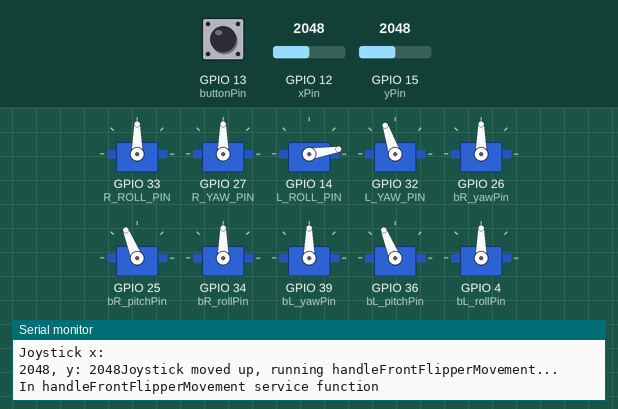
Simulated run of this sketch. Board: ESP32. On the bench: 10 × servo, the last lines printed to the serial monitor. The inputs (shaded band) are chosen by the test bench; at power-on: GPIO 15 (yPin) = 2048, GPIO 12 (xPin) = 2048, GPIO 13 (buttonPin) HIGH.

Above: at 7.1 s.
7.2 s: GPIO 15 (yPin) set to 2866
At 12.01 s:
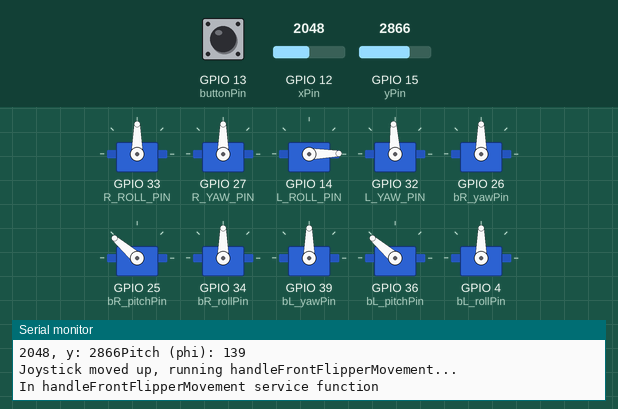
13.6 s: GPIO 12 (xPin) set to 2866
At 19.8 s:
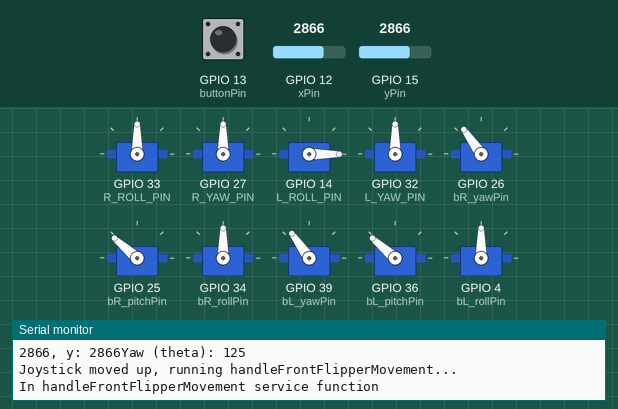
19.9 s: GPIO 12 (xPin) set to 3603
At 25.7 s:
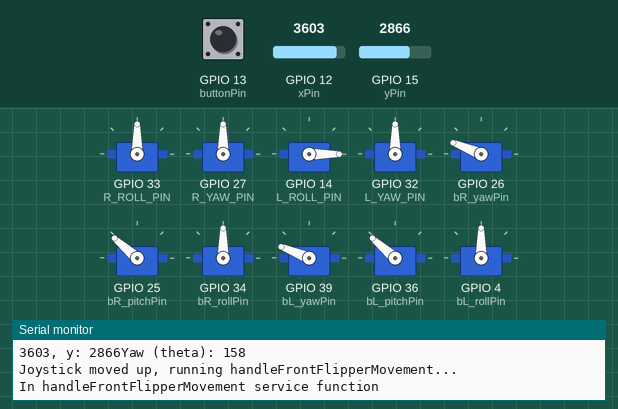
26.2 s: GPIO 15 (yPin) set to 3603
At 30.8 s:
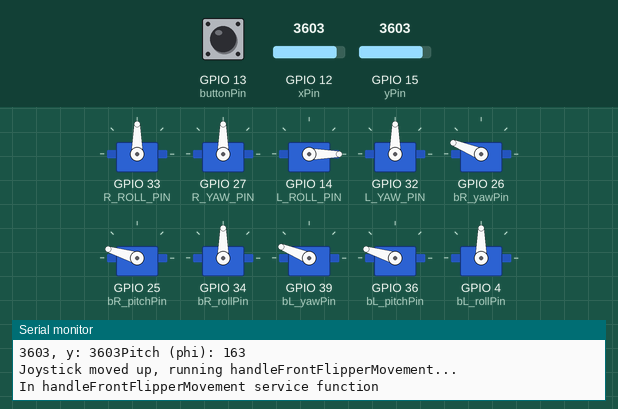
32.5 s: GPIO 12 (xPin) set to 4095
At 35.8 s:
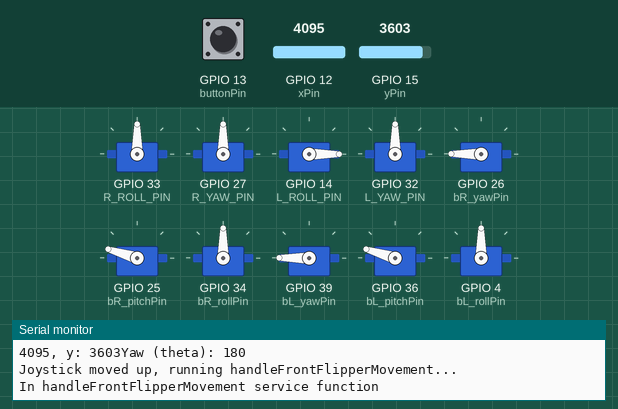
38.8 s: GPIO 15 (yPin) set to 4095
At 47.2 s:
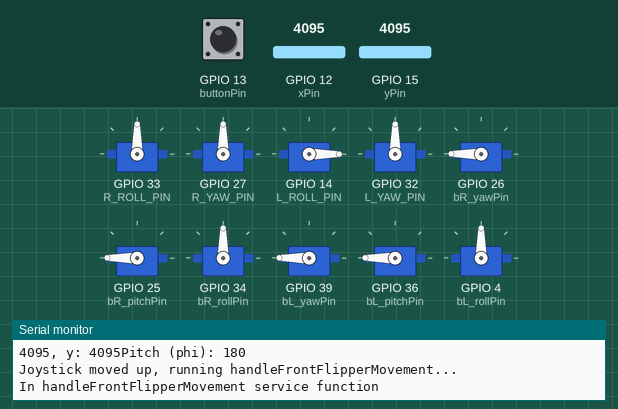
Timing chart, 0 to 51.9 s (numbered marks = the images above; inputs shaded):
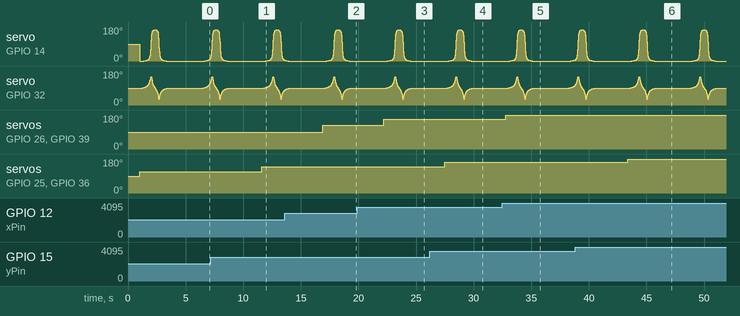

Measured:
- after the input at 7.2 s, servo on GPIO 25 (bR_pitchPin), servo on GPIO 36 (bL_pitchPin): 112° → 139° after 4.4 s
- after the input at 13.6 s, servo on GPIO 26 (bR_yawPin), servo on GPIO 39 (bL_yawPin): 90° → 125° after 3.3 s
- after the input at 19.9 s, servo on GPIO 26 (bR_yawPin), servo on GPIO 39 (bL_yawPin): 125° → 158° after 2.3 s
- after the input at 26.2 s, servo on GPIO 25 (bR_pitchPin), servo on GPIO 36 (bL_pitchPin): 139° → 163° after 1.3 s
- after the input at 32.5 s, servo on GPIO 26 (bR_yawPin), servo on GPIO 39 (bL_yawPin): 158° → 180° after 0.29 s
- after the input at 38.8 s, servo on GPIO 25 (bR_pitchPin), servo on GPIO 36 (bL_pitchPin): 163° → 180° after 4.6 s

The sketch:

all_flippers_joystick_control.ino
```cpp
#include <ESP32Servo.h>

// replace end servos for joystick pins for now

////////////////////////////////////
////// SETUP FRONT FLIPPERS ////////
Servo R_roll_servo; // object representing actual servo
Servo R_yaw_servo;
// Servo R_pitch_servo;
const int R_ROLL_PIN = 33; // base servo, connected to body
const int R_YAW_PIN = 27; // middle servo
// const int R_PITCH_PIN = 12; // end servo, connected to flipper

Servo L_roll_servo;
Servo L_yaw_servo;
// Servo L_pitch_servo;
const int L_ROLL_PIN = 14; // base servo, connected to body
const int L_YAW_PIN = 32; // middle servo
// const int L_PITCH_PIN = 15; // end servo, connected to flipper

const int steps = 200;
const float pi = 3.14159;

float pitchAngles[steps];
float yawAngles[steps];

// Ellipse dimensions (in virtual mm space)
float a = 80.0;   // major axis (pitch direction)
float b = 25.0;   // minor axis (yaw direction)
float c = 20.0;   // vertical depth arc to create the "C" shape

int total_time = 0; // total time needed for the path

////////////////////////////////////
////// SETUP BACK FLIPPERS /////////
const int bR_yawPin = 26; // might not be the actual order
const int bR_pitchPin = 25;
const int bR_rollPin = 34;

Servo bR_yawServo;
Servo bR_pitchServo;
Servo bR_rollServo;

const int bL_yawPin = 39;
const int bL_pitchPin = 36;
const int bL_rollPin = 4;

Servo bL_yawServo;
Servo bL_pitchServo;
Servo bL_rollServo;

////////////////////////////////////
////// SETUP JOYSTICK //////////////
const int xPin = 12;
const int yPin = 15;

const int buttonPin = 13;
// int lastButtonState = false;
volatile bool buttonIsPressed = false;

const int deadZone = 100;  // joystick values within this range from middle will be ignored

// previous servo positions
int prevYaw = -1;
int prevPitch = -1;

// joystick reading
int xValue, yValue, xMovement, yMovement, yaw, pitch;

////////////////////////////////////
// timer interrupt (lab 2)
hw_timer_t *timer = NULL;
volatile bool interruptCounter = false;
int totalInterrupts = 0;
portMUX_TYPE timerMux = portMUX_INITIALIZER_UNLOCKED;

void IRAM_ATTR timerISR() { // event checker
  portENTER_CRITICAL_ISR(&timerMux);
  interruptCounter = true;
  portEXIT_CRITICAL_ISR(&timerMux);
}

void TimerInterruptInit() {
  timer = timerBegin(1000000); // 1 MHz
  timerAttachInterrupt(timer, &timerISR);
  timerAlarm(timer, 1000000, true, 0);
}

void IRAM_ATTR btn_isr() {  // the function to be called when interrupt is triggered
  buttonIsPressed = true;
}

void setup() {
  Serial.begin(115200);

  // front flippers
  R_roll_servo.attach(R_ROLL_PIN);
  R_yaw_servo.attach(R_YAW_PIN);
  // R_pitch_servo.attach(R_PITCH_PIN);

  L_roll_servo.attach(L_ROLL_PIN);
  L_yaw_servo.attach(L_YAW_PIN);
  // L_pitch_servo.attach(L_PITCH_PIN);

  generatePath(); // Generate the path for the servos

  // back flippers
  bR_yawServo.setPeriodHertz(50);
  bR_yawServo.attach(bR_yawPin);

  bR_pitchServo.setPeriodHertz(50);
  bR_pitchServo.attach(bR_pitchPin);

  bR_rollServo.setPeriodHertz(50);
  bR_rollServo.attach(bR_rollPin);

  bL_yawServo.setPeriodHertz(50);
  bL_yawServo.attach(bL_yawPin);

  bL_pitchServo.setPeriodHertz(50);
  bL_pitchServo.attach(bL_pitchPin);

  bL_rollServo.setPeriodHertz(50);
  bL_rollServo.attach(bL_rollPin);

  pinMode(buttonPin, INPUT);
  attachInterrupt(buttonPin, btn_isr, FALLING);

  Serial.println("Enter yaw (theta), pitch (phi), and roll degrees (0-180) in format: yaw pitch roll");

  TimerInterruptInit();
}

void loop() {
  if (interruptCounter) { // if timer is interrupted every 50ms
    portENTER_CRITICAL(&timerMux);
    interruptCounter = false;  // Reset the flag to false
    portEXIT_CRITICAL(&timerMux);

    // Read joystick values
    xValue = analogRead(xPin);
    yValue = analogRead(yPin);

    // Check if the joystick is in the dead zone or not for both X and Y
    xMovement = abs(xValue - 3000) > deadZone ? 1 : 0;
    yMovement = abs(yValue - 3100) > deadZone ? 1 : 0;

    // button state (0 pressed, 1 released)
    // int buttonState = digitalRead(buttonPin); // event checker
    // if (buttonState != lastButtonState) {
    //   lastButtonState = buttonState;
    // }

    handleButtonState(event_ButtonPressed()); // service function
  }
}

// Function to handle button state and joystick input or serial input
void handleButtonState(int buttonState) {
  Serial.println("In handleButtonState event checker");
  switch (buttonState) { // case switch block
    case LOW:  // button pressed
      Serial.println("Button is pressed");
      // Handle joystick movement for yaw and pitch
      handleJoystickMovement(xMovement, yMovement, xValue, yValue); // service function
      break;

    case HIGH:  // button not pressed
      Serial.println("Button is not pressed");
      handleSerialInput(); //service function
      break;
  }
}

bool event_ButtonPressed() {
  if (buttonIsPressed == true) {
    buttonIsPressed = false;
    return true;
  } else {
    return false;
  }
}
// int checkJoystickMovement(int joystickValue) { // event checker
//   Serial.println("In checkJoystickMovement");
//   return abs(joystickValue - 3000) > deadZone ? 1 : 0;
// }

void handleJoystickMovement(int xMovement, int yMovement, int xValue, int yValue) { // service function
  Serial.println("In handleJoystickMovement service function");
  Serial.println("Joystick x: ");
  Serial.print(xValue);
  Serial.print(", y: ");
  Serial.print(yValue);

  if (xMovement == 1) {
    yaw = map(xValue, 0, 4095, 0, 180);

    if (abs(yaw - prevYaw) > 2) { // look for more than 2 deg movement
      bR_yawServo.write(yaw);
      bL_yawServo.write(yaw);
      prevYaw = yaw;  // set prevyaw to previous yaw so if there is no update use that instead of resetting to 0
      Serial.print("Yaw (theta): ");
      Serial.println(yaw);
    }
  }

  if (yMovement == 1) {
    pitch = map(yValue, 0, 4095, 45, 180); // physical boundary at less than 45 deg

    if (abs(pitch - prevPitch) > 2) {
      bR_pitchServo.write(pitch);
      bL_pitchServo.write(pitch);
      prevPitch = pitch;
      Serial.print("Pitch (phi): ");
      Serial.println(pitch);
    }

    // Run handleFrontFlipperMovement() when joystick is moved up
    Serial.println("Joystick moved up, running handleFrontFlipperMovement...");
    handleFrontFlipperMovement();

    // Add a delay to ensure the function completes before checking joystick again
    delay(total_time);
  }
}

void handleSerialInput() { // service function
  Serial.println("In handleSerialInput service function");
  if (Serial.available() > 0) {
    int yaw = Serial.parseInt();
    int pitch = Serial.parseInt();
    int roll = Serial.parseInt();

    if (yaw >= 0 && yaw <= 180 && roll >= 0 && roll <= 180) {

      if (pitch < 45) {
        pitch = 45;
      }
      if (pitch > 180) {
        pitch = 180;
      }

      bR_yawServo.write(yaw);
      bL_yawServo.write(yaw);
      bR_pitchServo.write(pitch);
      bL_pitchServo.write(pitch);
      bR_rollServo.write(roll);
      bL_rollServo.write(roll);

      Serial.print("Yaw (theta): ");
      Serial.print(yaw);
      Serial.print(" | Pitch (phi): ");
      Serial.print(pitch);
      Serial.print(" | Roll: ");
      Serial.println(roll);
    } else {
      Serial.println("Please enter valid angles (0-180) for yaw, pitch, and roll.");
    }
  }
}

void handleFrontFlipperMovement() {
  Serial.println("In handleFrontFlipperMovement service function");

  // LEFT AND RIGHT at the same time
  int right_i = steps;
  for (int left_i = 0; left_i < steps; left_i++) {
    // counterclockwise looking from the left side
    L_roll_servo.write(pitchAngles[left_i]); // physically is pitch but on mine is roll, BASE SERVO
    L_yaw_servo.write(yawAngles[left_i]); // MIDDLE SERVO

    // clockwise looking from the right side
    right_i--;
    // R_roll_servo.write(pitchAngles[right_i]); // physically is pitch but on mine is roll, BASE SERVO
    // R_yaw_servo.write(yawAngles[right_i]); // MIDDLE SERVO

    float easingFactor = sin(left_i * PI / steps); // 0 at start/end, 1 at middle
    int delayTime = 10 + (int)(10 * (1 - easingFactor)); // 10–20 ms delay

    delay(delayTime);
  }
}

void generatePath() {
  for (int i = 0; i < steps; i++) {
    float linearT = (float)i / (steps - 1);           // Goes from 0 to 1
    float t = (1 - cos(linearT * PI)) / 2.0 * 2 * PI; // Smooth cosine ramp [0, 2π]

    float z = a * cos(t);        // forward/backward (pitch)
    float x = b * sin(t);        // side to side (yaw)
    float y = c * sin(t / 2.0);  // height variation

    // Pitch computation
    float pitchRad = atan2(y, z);
    float pitchDeg = degrees(pitchRad);
    pitchAngles[i] = constrain(pitchDeg, 0.0, 180.0);

    // Yaw computation
    float r_pitch = sqrt(y * y + z * z);
    float yawRad = atan2(x, r_pitch);
    float yawDeg = degrees(yawRad);
    yawAngles[i] = constrain(yawDeg + 90.0, 0.0, 180.0);

    // Compute total time for the path
    float easingFactor = sin(i * PI / steps); // 0 at start/end, 1 at middle
    int delayTime = 10 + (int)(10 * (1 - easingFactor)); // 10–20 ms delay

    total_time += delayTime; // accumulate the total time
  }
}
```
